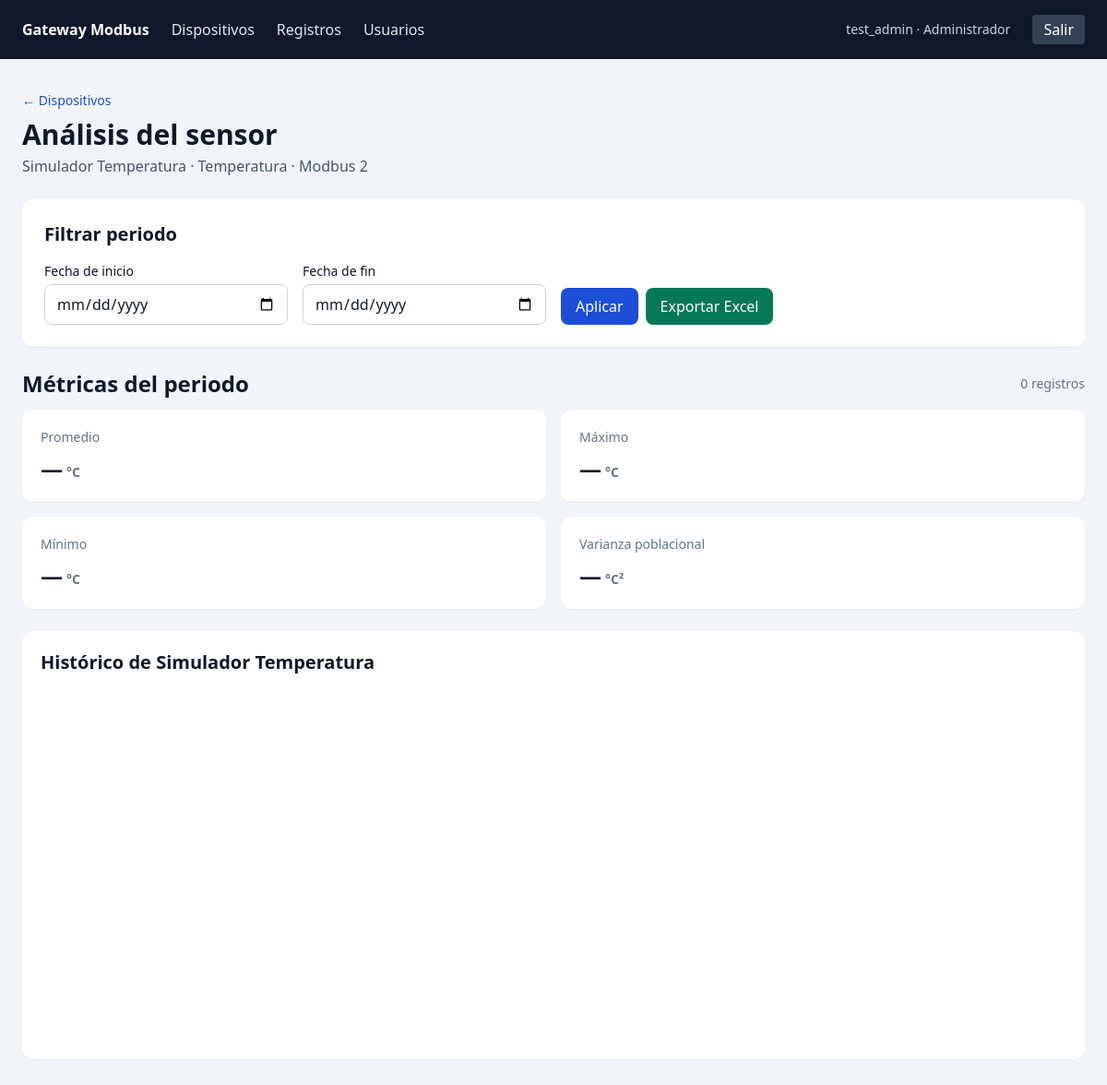
Screenshot of /devices/2/analytics/ (signed in) with the database file from the repository.
### accounts/models.py (models this page shows, shortened)
class User(AbstractUser):
    class Role(models.TextChoices):
        ADMINISTRATOR = "admin", "Administrador"
        OPERATOR = "operator", "Operador"
    role = models.CharField(
        "rol",
        max_length=10,
        choices=Role.choices,
        default=Role.OPERATOR,
    )
    @property
    def has_admin_access(self):
        return self.is_superuser or self.role == self.Role.ADMINISTRATOR

### iot_core/models.py (models this page shows, shortened)
class Device(models.Model):
    class SensorType(models.TextChoices):
        VOLTAGE = "voltage", "Voltaje"
        TEMPERATURE = "temperature", "Temperatura"
        VALVE_POSITION = "valve_position", "Posición de válvula"
        OTHER = "other", "Otro"
    SENSOR_UNITS = {
        SensorType.VOLTAGE: "V",
        SensorType.TEMPERATURE: "°C",
        SensorType.VALVE_POSITION: "%",
        SensorType.OTHER: "",
    }
    name = models.CharField("nombre", max_length=120)
    sensor_type = models.CharField(
        "tipo de sensor",
        max_length=20,
        choices=SensorType.choices,
        default=SensorType.OTHER,
    )
    modbus_address = models.PositiveSmallIntegerField(
        "dirección Modbus",
        validators=[MinValueValidator(1), MaxValueValidator(247)],
    )
    location = models.CharField("ubicación", max_length=200)
    is_active = models.BooleanField("activo", default=True)
    class Meta:
        ordering = ("name",)
        verbose_name = "dispositivo"
        verbose_name_plural = "dispositivos"
    @property
    def sensor_unit(self):
        return self.SENSOR_UNITS[self.sensor_type]

### iot_core/views.py (the view)
# urls.py: path("devices/<int:pk>/analytics/", DeviceAnalyticsView.as_view(), name="device_analytics"),
class DeviceAnalyticsView(LoginRequiredMixin, TemplateView):
    template_name = "iot_core/device_analytics.html"
    def get_context_data(self, **kwargs):
        context = super().get_context_data(**kwargs)
        device = get_object_or_404(Device, pk=self.kwargs["pk"])
        form = DateRangeForm(data=self.request.GET or None)
        records = get_period_records(device, form)
        metrics = (
            get_record_metrics(records)
            if form.is_valid()
            else {
                "average": None,
                "maximum": None,
                "minimum": None,
                "standard_deviation": None,
                "variance": None,
            }
        )
        chart_records = list(records.values_list("timestamp", "value"))
        context.update(
            {
                "device": device,
                "form": form,
                "metrics": metrics,
                "chart_data": json.dumps(
                    {
                        "labels": [
                            timestamp.isoformat()
                            for timestamp, _ in chart_records
                        ],
                        "values": [value for _, value in chart_records],
                        "unit": device.sensor_unit,
                    }
                ),
                "record_count": len(chart_records),
            }
        )
        return context

### iot_core/forms.py (shortened to what this page needs)
class DateRangeForm(forms.Form):
    fecha_inicio = forms.DateField(
        label="Fecha de inicio",
        required=False,
        widget=forms.DateInput(attrs={"type": "date"}),
    )
    fecha_fin = forms.DateField(
        label="Fecha de fin",
        required=False,
        widget=forms.DateInput(attrs={"type": "date"}),
    )

### iot_core/views.py (called while the page is built, shortened)
def get_period_records(device, form):
    records = DataRecord.objects.filter(device=device).order_by("timestamp")
    if not form.is_valid():
        return records.none()

### templates/iot_core/device_analytics.html (shortened to what this page needs)
{% extends "base.html" %}
{% block content %}
<div class="mb-6 flex flex-wrap items-end justify-between gap-4">
  <div>
    <a class="text-sm text-blue-700 hover:underline" href="{% url 'device_list' %}">← Dispositivos</a>
    <h1 class="mt-2 text-3xl font-semibold">Análisis del sensor</h1>
    <p class="mt-1 text-slate-600">{{ device.name }} · {{ device.get_sensor_type_display }} · Modbus {{ device.modbus_address }}</p>
  </div>
</div>
<section class="mb-6 rounded-xl bg-white p-6 shadow-sm">
  <h2 class="mb-4 text-xl font-semibold">Filtrar periodo</h2>
  <form method="get" class="grid gap-4 sm:grid-cols-2 lg:grid-cols-4">
    {% for field in form %}
      <div>
        <label class="mb-1 block text-sm font-medium" for="{{ field.id_for_label }}">{{ field.label }}</label>
        <input
          class="w-full rounded-lg border border-slate-300 px-3 py-2 focus:border-blue-600 focus:outline-none focus:ring-2 focus:ring-blue-100"
          type="date"
          name="{{ field.name }}"
          id="{{ field.id_for_label }}"
          value="{{ field.value|default_if_none:'' }}"
        >
      </div>
    {% endfor %}
    <div class="flex flex-wrap items-end gap-2">
      <button class="rounded-lg bg-blue-700 px-4 py-2 font-medium text-white hover:bg-blue-800" type="submit">Aplicar</button>
      <button class="rounded-lg bg-emerald-700 px-4 py-2 font-medium text-white hover:bg-emerald-800" type="submit" formaction="{% url 'device_export' device.pk %}">Exportar Excel</button>
    </div>
  </form>
</section>
<section class="mb-6">
  <div class="mb-3 flex items-center justify-between">
    <h2 class="text-2xl font-semibold">Métricas del periodo</h2>
    <span class="text-sm text-slate-500">{{ record_count }} registros</span>
  </div>
  <div class="grid gap-4 sm:grid-cols-2 xl:grid-cols-4">
    <article class="rounded-xl bg-white p-5 shadow-sm">
      <p class="text-sm text-slate-500">Promedio</p>
      <p class="mt-2 text-2xl font-semibold">{% if metrics.average != None %}{{ metrics.average|floatformat:2 }}{% else %}—{% endif %}<span class="ml-1 text-sm text-slate-500">{{ device.sensor_unit }}</span></p>
    </article>
    <article class="rounded-xl bg-white p-5 shadow-sm">
      <p class="text-sm text-slate-500">Máximo</p>
      <p class="mt-2 text-2xl font-semibold">{% if metrics.maximum != None %}{{ metrics.maximum|floatformat:2 }}{% else %}—{% endif %}<span class="ml-1 text-sm text-slate-500">{{ device.sensor_unit }}</span></p>
    </article>
    <article class="rounded-xl bg-white p-5 shadow-sm">
      <p class="text-sm text-slate-500">Mínimo</p>
      <p class="mt-2 text-2xl font-semibold">{% if metrics.minimum != None %}{{ metrics.minimum|floatformat:2 }}{% else %}—{% endif %}<span class="ml-1 text-sm text-slate-500">{{ device.sensor_unit }}</span></p>
    </article>
    <article class="rounded-xl bg-white p-5 shadow-sm">
      <p class="text-sm text-slate-500">Varianza poblacional</p>
      <p class="mt-2 text-2xl font-semibold">{% if metrics.variance != None %}{{ metrics.variance|floatformat:2 }}{% else %}—{% endif %}<span class="ml-1 text-sm text-slate-500">{{ device.sensor_unit }}²</span></p>
    </article>
  </div>
</section>
<section class="rounded-xl bg-white p-5 shadow-sm">
  <h2 class="mb-3 text-xl font-semibold">Histórico de {{ device.name }}</h2>
  <div id="analytics-chart" class="h-96 w-full"></div>
</section>
{% endblock %}

### templates/base.html (shortened to what this page needs)
<!doctype html>
<html lang="es">
<head>
  <script src="https://cdn.tailwindcss.com"></script>
</head>
<body class="min-h-screen bg-slate-100 text-slate-900">
  <header class="bg-slate-900 text-white">
    <nav class="mx-auto flex max-w-7xl items-center gap-6 px-6 py-4">
      <a class="font-semibold" href="{% url 'dashboard' %}">Gateway Modbus</a>
      {% if user.is_authenticated %}
        <a class="text-slate-200 hover:text-white" href="{% url 'device_list' %}">Dispositivos</a>
        <a class="text-slate-200 hover:text-white" href="{% url 'record_list' %}">Registros</a>
        {% if user.has_admin_access %}
          <a class="text-slate-200 hover:text-white" href="{% url 'accounts:user_list' %}">Usuarios</a>
        {% endif %}
        <span class="ml-auto text-sm text-slate-300">{{ user.get_full_name|default:user.username }} · {{ user.get_role_display }}</span>
        <form method="post" action="{% url 'logout' %}">
          <button class="rounded bg-slate-700 px-3 py-1 hover:bg-slate-600" type="submit">Salir</button>
        </form>
      {% endif %}
    </nav>
  </header>
  <main class="mx-auto max-w-7xl px-6 py-8">
    {% block content %}{% endblock %}
  </main>
</body>
</html>

### rows the page displays
User: get_full_name "test_admin", role "Administrador"
Device: name "Simulador Temperatura", sensor_type "Temperatura", modbus_address "2", sensor_unit "°C"

### other values shown
{{ field.label }} "Fecha de inicio" "Fecha de fin"
{{ record_count }} "0"
